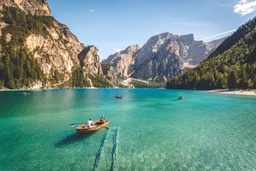
#> input picture img/1.jpg, 256 x 171 px, shrunk from 720 x 480 before the run, found by its file name
$ python cutImg.py img/1.jpg img/1.jpg img/1.jpg   (older library calls are emulated)
#> lines starting #> are read from the running program, lines starting #| are printed output that depends on the picture
#> in main, img is the input picture: shape (171, 256, 3); mean R, G, B 106.8, 143.5, 135.8
#!/usr/bin/env python
# encoding: utf-8
'''
@author: lurenjia
@contact: 1499418300@qq.com
@file: cutImg.py
@time: 2018/7/17 14:50
@desc:图片裁剪测试,原文链接：https://zhuanlan.zhihu.com/p/38974520?utm_source=wechat_timeline&utm_medium=social&utm_oi=31489056047104&from=timeline
'''

import sys

import numpy as np
from imageio import imread, imwrite
from scipy.ndimage.filters import convolve

# tqdm并非必需，但能为提供很美观的进度条，方便我们查看进度
from tqdm import trange

# 计算能量图
def calc_energy(img):
    filter_du = np.array([
        [1.0, 2.0, 1.0],
        [0.0, 0.0, 0.0],
        [-1.0, -2.0, -1.0],
    ])
    # 这会将它从2D滤波转换为3D滤波器
    # 为每个通道：R，G，B复制相同的滤波器
    filter_du = np.stack([filter_du] * 3, axis=2)

    filter_dv = np.array([
        [1.0, 0.0, -1.0],
        [2.0, 0.0, -2.0],
        [1.0, 0.0, -1.0],
    ])
    # 这会将它从2D滤波转换为3D滤波器
    # 为每个通道：R，G，B复制相同的滤波器
    filter_dv = np.stack([filter_dv] * 3, axis=2)

    img = img.astype('float32')
    convolved = np.absolute(convolve(img, filter_du)) + np.absolute(convolve(img, filter_dv))

    # 我们将红，绿，蓝通道中的能量相加
    energy_map = convolved.sum(axis=2)
    return energy_map


# 找到能量值最小的缝隙
def minimum_seam(img):
    r, c, _ = img.shape
    energy_map = calc_energy(img)

    M = energy_map.copy()
    backtrack = np.zeros_like(M, dtype=np.int)

    for i in range(1, r):
        for j in range(0, c):
            # 处理图像的左侧边缘，确保我们不会索引-1
            if j == 0:
                idx = np.argmin(M[i - 1, j:j + 2])
                backtrack[i, j] = idx + j
                min_energy = M[i - 1, idx + j]
            else:
                idx = np.argmin(M[i - 1, j - 1:j + 2])
                backtrack[i, j] = idx + j - 1
                min_energy = M[i - 1, idx + j - 1]

            M[i, j] += min_energy

    return M, backtrack

# 从具有最小能量值的缝隙中删除像素
def carve_column(img):
    r, c, _ = img.shape

    M, backtrack = minimum_seam(img)

    # 创建一个(r,c)矩阵，填充值为True
    # 后面会从值为False的图像中移除所有像素
    mask = np.ones((r, c), dtype=np.bool)

    # 找到M的最后一行中的最小元素的位置
    j = np.argmin(M[-1])

    for i in reversed(range(r)):
        # 标记出需要删除的像素
        mask[i, j] = False
        j = backtrack[i, j]

    # 因为图像有3个通道，我们将蒙版转换为3D
    mask = np.stack([mask] * 3, axis=2)

    # 删除蒙版中所有标记为False的像素，
    # 将其大小重新调整为新图像的维度
    img = img[mask].reshape((r, c - 1, 3))

    return img

# 在每一列重复此项操作
def crop_c(img, scale_c):
#> called with scale_c = 0.5
    r, c, _ = img.shape
#> r = 171; c = 256
    new_c = int(scale_c * c)
#> new_c = 128

    for i in trange(c - new_c): # use range if you don't want to use tqdm
        img = carve_column(img)
#> this loop made 128 passes
#> pass 1, in calc_energy, `convolved = np.absolute(convolve(img, filter_du)) + np.absolute(convol..`:
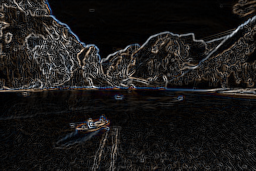
#> convolved: shape (171, 256, 3) float32; mean R, G, B 303.3, 286, 278.2; drawn with min black and max white
#> pass 1, in carve_column, `M, backtrack = minimum_seam(img)`:
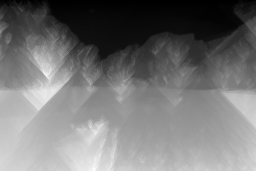
#> M: shape (171, 256) float32; min 36, max 71600, mean 32994.3; drawn with min black and max white
#> after the loop:
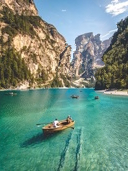
#> img: shape (171, 128, 3); mean of channels 0, 1, 2 110.3, 140.7, 127.9; drawn as R, G, B

    return img


def main():
    scale = float(0.5)
    in_filename = '1.jpg'
    out_filename = '1-1.jpg'
    # out_filename = sys.argv[3]

    img = imread(in_filename)
    out = crop_c(img, scale)
    imwrite(out_filename, out)

if __name__ == '__main__':
    main()
